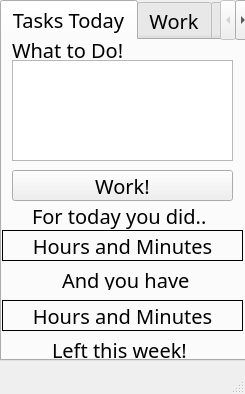
<?xml version="1.0" encoding="UTF-8"?>
<ui version="4.0">
 <class>Productivity</class>
 <widget class="QMainWindow" name="Productivity">
  <property name="enabled">
   <bool>true</bool>
  </property>
  <property name="geometry">
   <rect>
    <x>0</x>
    <y>0</y>
    <width>245</width>
    <height>394</height>
   </rect>
  </property>
  <property name="windowTitle">
   <string>8-Bit Productivity</string>
  </property>
  <widget class="QWidget" name="centralwidget">
   <widget class="QTabWidget" name="tabWidget">
    <property name="geometry">
     <rect>
      <x>0</x>
      <y>0</y>
      <width>251</width>
      <height>361</height>
     </rect>
    </property>
    <property name="font">
     <font>
      <family>8514oem</family>
      <pointsize>15</pointsize>
     </font>
    </property>
    <property name="currentIndex">
     <number>0</number>
    </property>
    <widget class="QWidget" name="tab">
     <attribute name="title">
      <string>Tasks Today</string>
     </attribute>
     <widget class="QTextEdit" name="textEdit">
      <property name="geometry">
       <rect>
        <x>10</x>
        <y>20</y>
        <width>221</width>
        <height>101</height>
       </rect>
      </property>
     </widget>
     <widget class="QLabel" name="label">
      <property name="geometry">
       <rect>
        <x>10</x>
        <y>0</y>
        <width>221</width>
        <height>20</height>
       </rect>
      </property>
      <property name="font">
       <font>
        <family>8514oem</family>
        <pointsize>15</pointsize>
       </font>
      </property>
      <property name="text">
       <string>What to Do!</string>
      </property>
     </widget>
     <widget class="QPushButton" name="pushButton_2">
      <property name="geometry">
       <rect>
        <x>10</x>
        <y>130</y>
        <width>221</width>
        <height>31</height>
       </rect>
      </property>
      <property name="text">
       <string>Work!</string>
      </property>
     </widget>
     <widget class="QLabel" name="label_3">
      <property name="geometry">
       <rect>
        <x>30</x>
        <y>160</y>
        <width>191</width>
        <height>31</height>
       </rect>
      </property>
      <property name="text">
       <string>For today you did..</string>
      </property>
     </widget>
     <widget class="QLabel" name="label_4">
      <property name="geometry">
       <rect>
        <x>0</x>
        <y>190</y>
        <width>241</width>
        <height>31</height>
       </rect>
      </property>
      <property name="frameShape">
       <enum>QFrame::Box</enum>
      </property>
      <property name="text">
       <string>Hours and Minutes</string>
      </property>
      <property name="alignment">
       <set>Qt::AlignCenter</set>
      </property>
     </widget>
     <widget class="QLabel" name="label_5">
      <property name="geometry">
       <rect>
        <x>0</x>
        <y>260</y>
        <width>241</width>
        <height>31</height>
       </rect>
      </property>
      <property name="frameShape">
       <enum>QFrame::Box</enum>
      </property>
      <property name="text">
       <string>Hours and Minutes</string>
      </property>
      <property name="alignment">
       <set>Qt::AlignCenter</set>
      </property>
     </widget>
     <widget class="QLabel" name="label_6">
      <property name="geometry">
       <rect>
        <x>60</x>
        <y>230</y>
        <width>131</width>
        <height>20</height>
       </rect>
      </property>
      <property name="text">
       <string>And you have</string>
      </property>
     </widget>
     <widget class="QLabel" name="label_7">
      <property name="geometry">
       <rect>
        <x>50</x>
        <y>300</y>
        <width>151</width>
        <height>20</height>
       </rect>
      </property>
      <property name="text">
       <string>Left this week!</string>
      </property>
     </widget>
    </widget>
    <widget class="QWidget" name="tab_3">
     <attribute name="title">
      <string>Work</string>
     </attribute>
     <widget class="QLabel" name="label_8">
      <property name="geometry">
       <rect>
        <x>10</x>
        <y>0</y>
        <width>221</width>
        <height>31</height>
       </rect>
      </property>
      <property name="text">
       <string>You have done . . .</string>
      </property>
     </widget>
     <widget class="QLabel" name="label_9">
      <property name="geometry">
       <rect>
        <x>10</x>
        <y>30</y>
        <width>61</width>
        <height>61</height>
       </rect>
      </property>
      <property name="font">
       <font>
        <pointsize>15</pointsize>
        <weight>75</weight>
        <bold>true</bold>
       </font>
      </property>
      <property name="frameShape">
       <enum>QFrame::Panel</enum>
      </property>
      <property name="text">
       <string>0 H</string>
      </property>
      <property name="alignment">
       <set>Qt::AlignCenter</set>
      </property>
     </widget>
     <widget class="QLabel" name="label_10">
      <property name="geometry">
       <rect>
        <x>90</x>
        <y>30</y>
        <width>61</width>
        <height>61</height>
       </rect>
      </property>
      <property name="font">
       <font>
        <pointsize>15</pointsize>
        <weight>75</weight>
        <bold>true</bold>
       </font>
      </property>
      <property name="frameShape">
       <enum>QFrame::Panel</enum>
      </property>
      <property name="text">
       <string>0 M</string>
      </property>
      <property name="alignment">
       <set>Qt::AlignCenter</set>
      </property>
     </widget>
     <widget class="QLabel" name="label_11">
      <property name="geometry">
       <rect>
        <x>170</x>
        <y>30</y>
        <width>61</width>
        <height>61</height>
       </rect>
      </property>
      <property name="font">
       <font>
        <pointsize>15</pointsize>
        <weight>75</weight>
        <bold>true</bold>
       </font>
      </property>
      <property name="frameShape">
       <enum>QFrame::Panel</enum>
      </property>
      <property name="text">
       <string>0 S</string>
      </property>
      <property name="alignment">
       <set>Qt::AlignCenter</set>
      </property>
     </widget>
     <widget class="QPushButton" name="pushButton_3">
      <property name="geometry">
       <rect>
        <x>150</x>
        <y>240</y>
        <width>81</width>
        <height>31</height>
       </rect>
      </property>
      <property name="text">
       <string>Timer</string>
      </property>
     </widget>
     <widget class="QPushButton" name="pushButton_4">
      <property name="geometry">
       <rect>
        <x>140</x>
        <y>140</y>
        <width>91</width>
        <height>31</height>
       </rect>
      </property>
      <property name="text">
       <string>Cancel</string>
      </property>
     </widget>
     <widget class="QPushButton" name="pushButton_5">
      <property name="geometry">
       <rect>
        <x>10</x>
        <y>100</y>
        <width>221</width>
        <height>31</height>
       </rect>
      </property>
      <property name="text">
       <string>Start!</string>
      </property>
     </widget>
     <widget class="QSpinBox" name="spinBox_2">
      <property name="geometry">
       <rect>
        <x>10</x>
        <y>240</y>
        <width>51</width>
        <height>31</height>
       </rect>
      </property>
      <property name="maximum">
       <number>999</number>
      </property>
     </widget>
     <widget class="QLabel" name="label_13">
      <property name="geometry">
       <rect>
        <x>70</x>
        <y>240</y>
        <width>71</width>
        <height>31</height>
       </rect>
      </property>
      <property name="text">
       <string>Minutes</string>
      </property>
     </widget>
     <widget class="QLabel" name="label_12">
      <property name="geometry">
       <rect>
        <x>0</x>
        <y>210</y>
        <width>241</width>
        <height>101</height>
       </rect>
      </property>
      <property name="cursor">
       <cursorShape>ArrowCursor</cursorShape>
      </property>
      <property name="frameShape">
       <enum>QFrame::Box</enum>
      </property>
      <property name="text">
       <string>Set a timer for . . .</string>
      </property>
      <property name="alignment">
       <set>Qt::AlignLeading|Qt::AlignLeft|Qt::AlignTop</set>
      </property>
     </widget>
     <widget class="QLabel" name="label_2">
      <property name="geometry">
       <rect>
        <x>10</x>
        <y>280</y>
        <width>221</width>
        <height>21</height>
       </rect>
      </property>
      <property name="text">
       <string>Set time for breaks!</string>
      </property>
      <property name="alignment">
       <set>Qt::AlignCenter</set>
      </property>
     </widget>
     <widget class="QPushButton" name="pushButton_6">
      <property name="geometry">
       <rect>
        <x>10</x>
        <y>140</y>
        <width>121</width>
        <height>31</height>
       </rect>
      </property>
      <property name="text">
       <string>Break</string>
      </property>
     </widget>
     <zorder>label_13</zorder>
     <zorder>label_12</zorder>
     <zorder>label_8</zorder>
     <zorder>label_9</zorder>
     <zorder>label_10</zorder>
     <zorder>label_11</zorder>
     <zorder>pushButton_3</zorder>
     <zorder>pushButton_4</zorder>
     <zorder>pushButton_5</zorder>
     <zorder>spinBox_2</zorder>
     <zorder>label_2</zorder>
     <zorder>pushButton_6</zorder>
    </widget>
    <widget class="QWidget" name="tab_2">
     <attribute name="title">
      <string>Stats</string>
     </attribute>
     <widget class="QPushButton" name="pushButton">
      <property name="geometry">
       <rect>
        <x>0</x>
        <y>250</y>
        <width>71</width>
        <height>31</height>
       </rect>
      </property>
      <property name="text">
       <string>Weekly</string>
      </property>
     </widget>
     <widget class="QListWidget" name="listWidget">
      <property name="geometry">
       <rect>
        <x>0</x>
        <y>10</y>
        <width>241</width>
        <height>151</height>
       </rect>
      </property>
      <property name="font">
       <font>
        <family>Consolas</family>
        <pointsize>7</pointsize>
       </font>
      </property>
     </widget>
     <widget class="QLabel" name="label_14">
      <property name="geometry">
       <rect>
        <x>0</x>
        <y>160</y>
        <width>241</width>
        <height>51</height>
       </rect>
      </property>
      <property name="text">
       <string>Good job! You have been productive for</string>
      </property>
      <property name="alignment">
       <set>Qt::AlignCenter</set>
      </property>
      <property name="wordWrap">
       <bool>true</bool>
      </property>
     </widget>
     <widget class="QLabel" name="label_15">
      <property name="geometry">
       <rect>
        <x>0</x>
        <y>210</y>
        <width>241</width>
        <height>31</height>
       </rect>
      </property>
      <property name="frameShape">
       <enum>QFrame::Box</enum>
      </property>
      <property name="text">
       <string>?H ?M ?S</string>
      </property>
      <property name="alignment">
       <set>Qt::AlignCenter</set>
      </property>
     </widget>
     <widget class="QPushButton" name="pushButton_7">
      <property name="geometry">
       <rect>
        <x>80</x>
        <y>250</y>
        <width>71</width>
        <height>31</height>
       </rect>
      </property>
      <property name="text">
       <string>Daily</string>
      </property>
     </widget>
     <widget class="QPushButton" name="pushButton_8">
      <property name="geometry">
       <rect>
        <x>70</x>
        <y>290</y>
        <width>101</width>
        <height>31</height>
       </rect>
      </property>
      <property name="text">
       <string>All Time</string>
      </property>
     </widget>
     <widget class="QPushButton" name="pushButton_9">
      <property name="geometry">
       <rect>
        <x>160</x>
        <y>250</y>
        <width>81</width>
        <height>31</height>
       </rect>
      </property>
      <property name="text">
       <string>Monthly</string>
      </property>
     </widget>
    </widget>
    <widget class="QWidget" name="tab_4">
     <attribute name="title">
      <string>Admin</string>
     </attribute>
     <widget class="QLabel" name="label_16">
      <property name="geometry">
       <rect>
        <x>0</x>
        <y>0</y>
        <width>241</width>
        <height>141</height>
       </rect>
      </property>
      <property name="font">
       <font>
        <family>Consolas</family>
        <pointsize>8</pointsize>
       </font>
      </property>
      <property name="frameShape">
       <enum>QFrame::Box</enum>
      </property>
      <property name="text">
       <string>Remove an entry</string>
      </property>
      <property name="alignment">
       <set>Qt::AlignHCenter|Qt::AlignTop</set>
      </property>
     </widget>
     <widget class="QPushButton" name="pushButton_10">
      <property name="geometry">
       <rect>
        <x>10</x>
        <y>114</y>
        <width>51</width>
        <height>23</height>
       </rect>
      </property>
      <property name="font">
       <font>
        <family>Consolas</family>
        <pointsize>8</pointsize>
       </font>
      </property>
      <property name="text">
       <string>Remove</string>
      </property>
     </widget>
     <widget class="QLabel" name="label_17">
      <property name="geometry">
       <rect>
        <x>0</x>
        <y>140</y>
        <width>241</width>
        <height>181</height>
       </rect>
      </property>
      <property name="font">
       <font>
        <family>Consolas</family>
        <pointsize>8</pointsize>
       </font>
      </property>
      <property name="frameShape">
       <enum>QFrame::Box</enum>
      </property>
      <property name="text">
       <string>Add an entry (M/D/Y)</string>
      </property>
      <property name="alignment">
       <set>Qt::AlignHCenter|Qt::AlignTop</set>
      </property>
     </widget>
     <widget class="QPushButton" name="pushButton_11">
      <property name="geometry">
       <rect>
        <x>80</x>
        <y>295</y>
        <width>75</width>
        <height>21</height>
       </rect>
      </property>
      <property name="font">
       <font>
        <family>Consolas</family>
        <pointsize>8</pointsize>
       </font>
      </property>
      <property name="text">
       <string>Add</string>
      </property>
     </widget>
     <widget class="QLabel" name="label_18">
      <property name="geometry">
       <rect>
        <x>10</x>
        <y>160</y>
        <width>71</width>
        <height>20</height>
       </rect>
      </property>
      <property name="font">
       <font>
        <family>Consolas</family>
        <pointsize>8</pointsize>
       </font>
      </property>
      <property name="text">
       <string>Date</string>
      </property>
     </widget>
     <widget class="QLabel" name="label_19">
      <property name="geometry">
       <rect>
        <x>10</x>
        <y>190</y>
        <width>31</width>
        <height>21</height>
       </rect>
      </property>
      <property name="font">
       <font>
        <family>Consolas</family>
        <pointsize>8</pointsize>
       </font>
      </property>
      <property name="text">
       <string>Time</string>
      </property>
     </widget>
     <widget class="QLabel" name="label_20">
      <property name="geometry">
       <rect>
        <x>10</x>
        <y>220</y>
        <width>81</width>
        <height>21</height>
       </rect>
      </property>
      <property name="font">
       <font>
        <family>Consolas</family>
        <pointsize>8</pointsize>
       </font>
      </property>
      <property name="text">
       <string>Duration</string>
      </property>
     </widget>
     <widget class="QSpinBox" name="spinBox">
      <property name="geometry">
       <rect>
        <x>90</x>
        <y>220</y>
        <width>71</width>
        <height>21</height>
       </rect>
      </property>
      <property name="font">
       <font>
        <family>Consolas</family>
        <pointsize>8</pointsize>
       </font>
      </property>
      <property name="maximum">
       <number>999</number>
      </property>
     </widget>
     <widget class="QLabel" name="label_21">
      <property name="geometry">
       <rect>
        <x>170</x>
        <y>220</y>
        <width>51</width>
        <height>21</height>
       </rect>
      </property>
      <property name="font">
       <font>
        <family>Consolas</family>
        <pointsize>8</pointsize>
       </font>
      </property>
      <property name="text">
       <string>Minutes</string>
      </property>
     </widget>
     <widget class="QTextEdit" name="textEdit_2">
      <property name="geometry">
       <rect>
        <x>10</x>
        <y>250</y>
        <width>221</width>
        <height>41</height>
       </rect>
      </property>
      <property name="font">
       <font>
        <family>Consolas</family>
        <pointsize>8</pointsize>
       </font>
      </property>
      <property name="placeholderText">
       <string>Description</string>
      </property>
     </widget>
     <widget class="QPushButton" name="pushButton_12">
      <property name="geometry">
       <rect>
        <x>70</x>
        <y>114</y>
        <width>101</width>
        <height>23</height>
       </rect>
      </property>
      <property name="font">
       <font>
        <family>Consolas</family>
        <pointsize>8</pointsize>
       </font>
      </property>
      <property name="text">
       <string>Refresh</string>
      </property>
     </widget>
     <widget class="QListWidget" name="listWidget_2">
      <property name="geometry">
       <rect>
        <x>10</x>
        <y>20</y>
        <width>221</width>
        <height>91</height>
       </rect>
      </property>
      <property name="font">
       <font>
        <family>Consolas</family>
        <pointsize>8</pointsize>
       </font>
      </property>
     </widget>
     <widget class="QPushButton" name="pushButton_13">
      <property name="geometry">
       <rect>
        <x>180</x>
        <y>114</y>
        <width>51</width>
        <height>23</height>
       </rect>
      </property>
      <property name="font">
       <font>
        <family>Consolas</family>
        <pointsize>8</pointsize>
       </font>
      </property>
      <property name="text">
       <string>Sort</string>
      </property>
     </widget>
     <widget class="QDateEdit" name="dateEdit">
      <property name="geometry">
       <rect>
        <x>50</x>
        <y>160</y>
        <width>91</width>
        <height>21</height>
       </rect>
      </property>
      <property name="font">
       <font>
        <family>Consolas</family>
        <pointsize>8</pointsize>
       </font>
      </property>
      <property name="displayFormat">
       <string>MM/dd/yyyy</string>
      </property>
     </widget>
     <widget class="QTimeEdit" name="timeEdit">
      <property name="geometry">
       <rect>
        <x>50</x>
        <y>190</y>
        <width>71</width>
        <height>22</height>
       </rect>
      </property>
      <property name="font">
       <font>
        <family>Consolas</family>
        <pointsize>8</pointsize>
       </font>
      </property>
     </widget>
     <widget class="QTimeEdit" name="timeEdit_2">
      <property name="geometry">
       <rect>
        <x>157</x>
        <y>190</y>
        <width>71</width>
        <height>22</height>
       </rect>
      </property>
      <property name="font">
       <font>
        <family>Consolas</family>
        <pointsize>8</pointsize>
       </font>
      </property>
     </widget>
     <widget class="QLabel" name="label_22">
      <property name="geometry">
       <rect>
        <x>130</x>
        <y>190</y>
        <width>21</width>
        <height>21</height>
       </rect>
      </property>
      <property name="font">
       <font>
        <family>Consolas</family>
        <pointsize>8</pointsize>
       </font>
      </property>
      <property name="text">
       <string>to</string>
      </property>
     </widget>
    </widget>
    <widget class="QWidget" name="tab_5">
     <attribute name="title">
      <string>Todo</string>
     </attribute>
     <widget class="QListWidget" name="listWidget_3">
      <property name="geometry">
       <rect>
        <x>10</x>
        <y>50</y>
        <width>221</width>
        <height>121</height>
       </rect>
      </property>
      <property name="font">
       <font>
        <family>Consolas</family>
        <pointsize>8</pointsize>
       </font>
      </property>
     </widget>
     <widget class="QPushButton" name="pushButton_14">
      <property name="geometry">
       <rect>
        <x>180</x>
        <y>10</y>
        <width>51</width>
        <height>22</height>
       </rect>
      </property>
      <property name="font">
       <font>
        <family>Consolas</family>
        <pointsize>8</pointsize>
       </font>
      </property>
      <property name="text">
       <string>Add</string>
      </property>
     </widget>
     <widget class="QTextEdit" name="textEdit_3">
      <property name="geometry">
       <rect>
        <x>10</x>
        <y>10</y>
        <width>161</width>
        <height>23</height>
       </rect>
      </property>
      <property name="font">
       <font>
        <family>Consolas</family>
        <pointsize>8</pointsize>
       </font>
      </property>
     </widget>
     <widget class="QPushButton" name="pushButton_15">
      <property name="geometry">
       <rect>
        <x>10</x>
        <y>173</y>
        <width>221</width>
        <height>21</height>
       </rect>
      </property>
      <property name="font">
       <font>
        <family>Consolas</family>
        <pointsize>8</pointsize>
       </font>
      </property>
      <property name="text">
       <string>Move to Done</string>
      </property>
     </widget>
     <widget class="QPushButton" name="pushButton_16">
      <property name="geometry">
       <rect>
        <x>10</x>
        <y>290</y>
        <width>91</width>
        <height>21</height>
       </rect>
      </property>
      <property name="font">
       <font>
        <family>Consolas</family>
        <pointsize>8</pointsize>
       </font>
      </property>
      <property name="text">
       <string>Remove</string>
      </property>
     </widget>
     <widget class="QPushButton" name="pushButton_17">
      <property name="geometry">
       <rect>
        <x>130</x>
        <y>290</y>
        <width>101</width>
        <height>21</height>
       </rect>
      </property>
      <property name="font">
       <font>
        <family>Consolas</family>
        <pointsize>8</pointsize>
       </font>
      </property>
      <property name="text">
       <string>Undo</string>
      </property>
     </widget>
     <widget class="QListWidget" name="listWidget_4">
      <property name="geometry">
       <rect>
        <x>10</x>
        <y>214</y>
        <width>221</width>
        <height>71</height>
       </rect>
      </property>
      <property name="font">
       <font>
        <family>Consolas</family>
        <pointsize>8</pointsize>
       </font>
      </property>
     </widget>
     <widget class="QLabel" name="label_23">
      <property name="geometry">
       <rect>
        <x>10</x>
        <y>34</y>
        <width>81</width>
        <height>16</height>
       </rect>
      </property>
      <property name="font">
       <font>
        <family>Consolas</family>
        <pointsize>8</pointsize>
       </font>
      </property>
      <property name="text">
       <string>Current Tasks</string>
      </property>
     </widget>
     <widget class="QLabel" name="label_24">
      <property name="geometry">
       <rect>
        <x>10</x>
        <y>199</y>
        <width>71</width>
        <height>16</height>
       </rect>
      </property>
      <property name="font">
       <font>
        <family>Consolas</family>
        <pointsize>8</pointsize>
       </font>
      </property>
      <property name="text">
       <string>Tasks Done</string>
      </property>
     </widget>
    </widget>
    <widget class="QWidget" name="tab_6">
     <attribute name="title">
      <string>Notes</string>
     </attribute>
     <widget class="QLabel" name="label_25">
      <property name="geometry">
       <rect>
        <x>10</x>
        <y>3</y>
        <width>71</width>
        <height>16</height>
       </rect>
      </property>
      <property name="font">
       <font>
        <family>Consolas</family>
        <pointsize>8</pointsize>
       </font>
      </property>
      <property name="text">
       <string>Create Note</string>
      </property>
     </widget>
     <widget class="QPushButton" name="pushButton_18">
      <property name="geometry">
       <rect>
        <x>10</x>
        <y>270</y>
        <width>221</width>
        <height>23</height>
       </rect>
      </property>
      <property name="font">
       <font>
        <family>Consolas</family>
        <pointsize>8</pointsize>
       </font>
      </property>
      <property name="text">
       <string>Save Note</string>
      </property>
     </widget>
     <widget class="QPushButton" name="pushButton_19">
      <property name="geometry">
       <rect>
        <x>10</x>
        <y>301</y>
        <width>221</width>
        <height>21</height>
       </rect>
      </property>
      <property name="font">
       <font>
        <family>Consolas</family>
        <pointsize>8</pointsize>
       </font>
      </property>
      <property name="text">
       <string>Open notes.txt</string>
      </property>
     </widget>
     <widget class="QPlainTextEdit" name="plainTextEdit">
      <property name="geometry">
       <rect>
        <x>10</x>
        <y>20</y>
        <width>221</width>
        <height>241</height>
       </rect>
      </property>
      <property name="font">
       <font>
        <family>Consolas</family>
        <pointsize>8</pointsize>
       </font>
      </property>
     </widget>
     <widget class="QLabel" name="label_26">
      <property name="geometry">
       <rect>
        <x>160</x>
        <y>4</y>
        <width>71</width>
        <height>16</height>
       </rect>
      </property>
      <property name="font">
       <font>
        <family>Consolas</family>
        <pointsize>8</pointsize>
       </font>
      </property>
      <property name="text">
       <string/>
      </property>
      <property name="alignment">
       <set>Qt::AlignRight|Qt::AlignTrailing|Qt::AlignVCenter</set>
      </property>
     </widget>
    </widget>
   </widget>
  </widget>
  <widget class="QMenuBar" name="menubar">
   <property name="geometry">
    <rect>
     <x>0</x>
     <y>0</y>
     <width>245</width>
     <height>22</height>
    </rect>
   </property>
  </widget>
  <widget class="QStatusBar" name="statusbar"/>
 </widget>
 <resources/>
 <connections/>
</ui>
